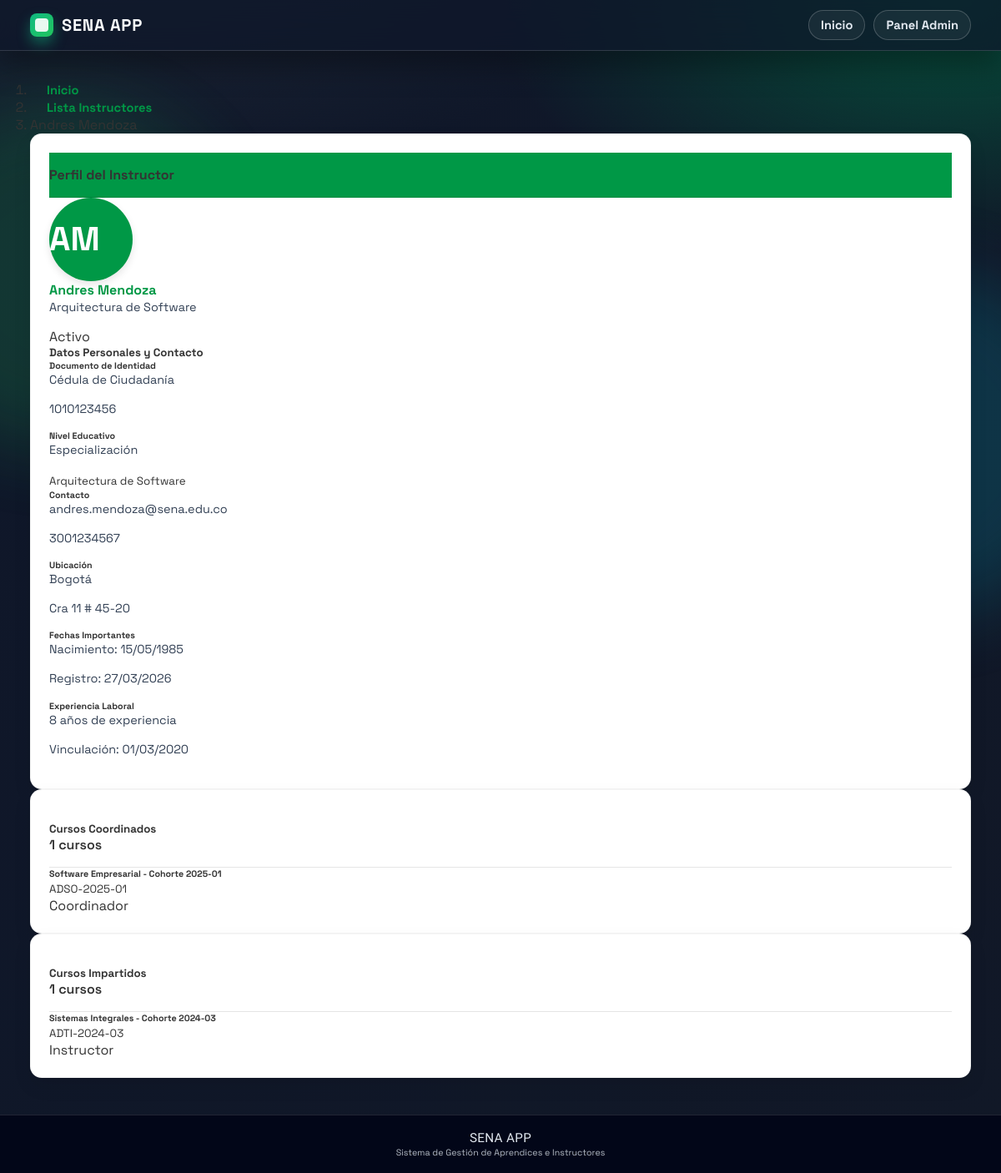
The page /instructores/21/ on the database its author committed.
### instructores/models.py (models this page shows, shortened)
class Instructor(models.Model):
    TIPO_DOCUMENTO_CHOICES = [
        ('CC', 'Cédula de Ciudadanía'),
        ('CE', 'Cédula de Extranjería'),
        ('TI', 'Tarjeta de Identidad'),
        ('PAS', 'Pasaporte'),
    ]
    NIVEL_EDUCATIVO_CHOICES = [
        ("TEC", "Técnico"),
        ("TGL", "Tecnólogo"),
        ("PRE", "pregrado"),
        ("ESP", "Especialización"),
        ("MAE", "Maestría"),
        ("DOC", "Doctorado"),
    ]
    tipo_documento = models.CharField(max_length=3, choices=TIPO_DOCUMENTO_CHOICES)
    numero_documento = models.CharField(max_length=20, unique=True)
    nombre = models.CharField(max_length=100)
    apellido = models.CharField(max_length=100)
    fecha_nacimiento = models.DateField()
    telefono = models.CharField(max_length=15)
    correo = models.EmailField(unique=True)
    ciudad = models.CharField(max_length=100)
    direccion = models.CharField(max_length=200)
    nivel_educativo = models.CharField(max_length=3, choices=NIVEL_EDUCATIVO_CHOICES)
    especialidad = models.CharField(max_length=100)
    anos_experiencia = models.PositiveIntegerField()
    activo = models.BooleanField(default=True)
    fecha_vinculacion = models.DateField()
    fecha_registro = models.DateTimeField(auto_now_add=True)
    def nombre_completo(self):
        return f"{self.nombre} {self.apellido}"

### cursos/models.py (models this page shows, shortened)
class Curso(models.Model):
    ESTADO_CHOICES = [
        ('PRO', 'Programado'),
        ('INI', 'Iniciado'),
        ('EJE', 'En Ejecución'),
        ('FIN', 'Finalizado'),
        ('CAN', 'Cancelado'),
        ('SUS', 'Suspendido'),
    ]
    codigo = models.CharField(max_length=30,unique=True,verbose_name="Código del Curso")
    nombre = models.CharField(max_length=200, verbose_name="Nombre del Curso")
    programa = models.ForeignKey('programas.Programa', on_delete=models.CASCADE, verbose_name="Programa de Formación")
    instructor_coordinador = models.ForeignKey('instructores.Instructor', on_delete=models.CASCADE, related_name='cursos_coordinados', verbose_name="Instructor Coordinador")
    instructores = models.ManyToManyField('instructores.Instructor', through='InstructorCurso', related_name='cursos_impartidos', verbose_name="Instructores")
    aprendices = models.ManyToManyField('aprendices.Aprendiz', through='AprendizCurso', related_name='cursos', verbose_name="Aprendices")
    fecha_inicio = models.DateField(verbose_name="Fecha de Inicio")
    fecha_fin = models.DateField(verbose_name="Fecha de Finalización")
    horario = models.CharField(max_length=100, verbose_name="Horario")
    aula = models.CharField(max_length=50, verbose_name="Aula/Ambiente")
    cupos_maximos = models.PositiveIntegerField(verbose_name="Cupos Máximos")
    estado = models.CharField(max_length=3, choices=ESTADO_CHOICES, default='PRO', verbose_name="Estado del Curso")
    observaciones = models.TextField(blank=True, null=True, verbose_name="Observaciones")
    fecha_registro = models.DateTimeField(auto_now_add=True, verbose_name="Fecha de Registro")
    class Meta:
        verbose_name = "Curso"
        verbose_name_plural = "Cursos"
        ordering = ['-fecha_inicio']

### instructores/views.py (the view)
# urls.py: path('instructores/<int:instructor_id>/', views.detalle_instructor, name='detalle_instructor'),
def detalle_instructor(request, instructor_id=None, id_instructor=None):
    id_actual = instructor_id if instructor_id is not None else id_instructor
    instructor = get_object_or_404(Instructor, id=id_actual)
    template = loader.get_template('detalle_instructor.html')
    cursos_coordinados = instructor.cursos_coordinados.all() if hasattr(instructor, 'cursos_coordinados') else []
    cursos_impartidos = instructor.cursos_impartidos.all() if hasattr(instructor, 'cursos_impartidos') else []
    context = {
        'instructor': instructor,
        'cursos_coordinados': cursos_coordinados,
        'cursos_impartidos': cursos_impartidos,
    }
    return HttpResponse(template.render(context, request))

### instructores/templates/detalle_instructor.html (shortened to what this page needs)
{% extends "master.html" %}
{% block content %}
<div class="container-fluid py-4">
    <div class="row mb-4">
        <div class="col-12">
            <nav aria-label="breadcrumb">
                <ol class="breadcrumb">
                    <li class="breadcrumb-item"><a href="/" class="back-link">Inicio</a></li>
                    <li class="breadcrumb-item">
                        <a href="{% url 'instructores:lista_instructores' %}" class="back-link">Lista Instructores</a>
                    </li>
                    <li class="breadcrumb-item active" aria-current="page">{{ instructor.nombre_completo }}</li>
                </ol>
            </nav>
        </div>
    </div>
    <div class="row mb-4">
        <div class="col-12">
            <div class="card shadow-sm border-0">
                <div class="card-header bg-sena-green d-flex align-items-center text-white rounded-top-lg">
                    <h4 class="mb-0">Perfil del Instructor</h4>
                </div>
                <div class="card-body">
                    <div class="row g-4">
                        <div class="col-md-3 text-center border-end">
                            <div class="instructor-avatar mb-3 mx-auto" style="
                                width: 100px;
                                height: 100px;
                                border-radius: 50%;
                                background-color: #009846; /* Color SENA Green */
                                color: white;
                                font-size: 2.5rem;
                                line-height: 100px;
                                font-weight: bold;
                                box-shadow: 0 4px 10px rgba(0, 0, 0, 0.1);">
                                {{ instructor.nombre.0|default:"" }}{{ instructor.apellido.0|default:"" }}
                            </div>
                            <h4 class="text-primary">{{ instructor.nombre_completo }}</h4>
                            <p class="text-muted small">{{ instructor.especialidad }}</p>
                            <div class="mb-3">
                                {% if instructor.activo %}
                                <span class="badge bg-success py-2 px-3 shadow-sm">
                                    Activo
                                </span>
                                {% else %}
                                <span class="badge bg-danger py-2 px-3 shadow-sm">
                                    <i class="bi bi-x-circle me-1"></i>Inactivo
                                </span>
                                {% endif %}
                            </div>
                        </div>
                        <div class="col-md-9">
                            <h5 class="text-secondary mb-3 border-bottom pb-2">Datos Personales y Contacto</h5>
                            <div class="row g-3">
                                <div class="col-lg-6 col-md-12">
                                    <h6 class="text-muted mb-1 small">Documento de Identidad</h6>
                                    <p class="mb-1 fw-bold">{{ instructor.get_tipo_documento_display }}</p>
                                    <p class="mb-0">{{ instructor.numero_documento }}</p>
                                </div>
                                <div class="col-lg-6 col-md-12">
                                    <h6 class="text-muted mb-1 small">Nivel Educativo</h6>
                                    <p class="mb-1 fw-bold">{{ instructor.get_nivel_educativo_display }}</p>
                                    <small class="text-success">{{ instructor.especialidad }}</small>
                                </div>
                                <div class="col-lg-6 col-md-12">
                                    <h6 class="text-muted mb-1 small">Contacto</h6>
                                    <p class="mb-1">
                                        {{ instructor.correo }}
                                    </p>
                                    {% if instructor.telefono %}
                                    <p class="mb-0">
                                        {{ instructor.telefono }}
                                    </p>
                                    {% endif %}
                                </div>
                                <div class="col-lg-6 col-md-12">
                                    <h6 class="text-muted mb-1 small">Ubicación</h6>
                                    {% if instructor.ciudad %}
                                    <p class="mb-1">
                                        {{ instructor.ciudad }}
                                    </p>
                                    {% endif %}
                                    {% if instructor.direccion %}
                                    <p class="mb-0">
                                        {{ instructor.direccion }}
                                    </p>
                                    {% endif %}
                                </div>
                                <div class="col-lg-6 col-md-12">
                                    <h6 class="text-muted mb-1 small">Fechas Importantes</h6>
                                    {% if instructor.fecha_nacimiento %}
                                    <p class="mb-1">
                                        Nacimiento: {{ instructor.fecha_nacimiento|date:"d/m/Y" }}
                                    </p>
                                    {% endif %}
                                    <p class="mb-0">
                                        Registro: {{ instructor.fecha_registro|date:"d/m/Y" }}
                                    </p>
                                </div>
                                <div class="col-lg-6 col-md-12">
                                    <h6 class="text-muted mb-1 small">Experiencia Laboral</h6>
                                    <p class="mb-1">
                                        {{ instructor.anos_experiencia }} años de experiencia
                                    </p>
                                    {% if instructor.fecha_vinculacion %}
                                    <p class="mb-0">
                                        Vinculación: {{ instructor.fecha_vinculacion|date:"d/m/Y" }}
                                    </p>
                                    {% endif %}
                                </div>
                            </div>
                        </div>
                    </div>
                </div>
            </div>
        </div>
    </div>
    <div class="row g-4">
        <div class="col-lg-6">
            <div class="card shadow-sm h-100">
                <div class="card-header d-flex justify-content-between align-items-center bg-light">
                    <div class="d-flex align-items-center">
                        <h5 class="mb-0">Cursos Coordinados</h5>
                    </div>
                    <span class="badge bg-success text-white py-1 px-2">{{ cursos_coordinados|length }} cursos</span>
                </div>
                <div class="card-body">
                    {% if cursos_coordinados %}
                    <div class="list-group list-group-flush">
                        {% for curso in cursos_coordinados %}
                        <div class="list-group-item d-flex justify-content-between align-items-center">
                            <div>
                                <h6 class="mb-1 text-success">{{ curso.nombre }}</h6>
                                <small class="text-muted">{{ curso.codigo }}</small>
                            </div>
                            <span class="badge bg-success">Coordinador</span>
                        </div>
                        {% endfor %}
                    </div>
                    {% else %}
                    <div class="text-center py-4">
                        <i class="bi bi-kanban text-muted" style="font-size: 3rem;"></i>
                        <p class="text-muted mt-2">No coordina cursos actualmente</p>
                    </div>
                    {% endif %}
                </div>
            </div>
        </div>
        <div class="col-lg-6">
            <div class="card shadow-sm h-100">
                <div class="card-header d-flex justify-content-between align-items-center bg-light">
                    <div class="d-flex align-items-center">
                        <h5 class="mb-0">Cursos Impartidos</h5>
                    </div>
                    <span class="badge bg-info text-white py-1 px-2">{{ cursos_impartidos|length }} cursos</span>
                </div>
                <div class="card-body">
                    {% if cursos_impartidos %}
                    <div class="list-group list-group-flush">
                        {% for curso in cursos_impartidos %}
                        <div class="list-group-item d-flex justify-content-between align-items-center">
                            <div>
                                <h6 class="mb-1 text-info">{{ curso.nombre }}</h6>
                                <small class="text-muted">{{ curso.codigo }}</small>
                            </div>
                            <span class="badge bg-info">Instructor</span>
                        </div>
                        {% endfor %}
                    </div>
                    {% else %}
                    <div class="text-center py-4">
                        <i class="bi bi-book text-muted" style="font-size: 3rem;"></i>
                        <p class="text-muted mt-2">No imparte cursos actualmente</p>
                    </div>
                    {% endif %}
                </div>
            </div>
        </div>
    </div>
</div>
{% endblock %}

### aprendices/static/mystyles.css (style rules this page uses)
* { margin: 0; padding: 0; box-sizing: border-box; font-family: 'Nunito', 'Trebuchet MS', Verdana, sans-serif; }
body { background-color: #f5f5f5; background-image: radial-gradient(circle at 15% 20%, rgba(255,255,255,0.75) 0%, rgba(255,255,255,0) 38%), radial-gradient(circle at 85% 5%, rgba(255,255,255,0.7) 0%, rgba(255,255,255,0) 34%); display: flex; flex-direction: column; min-height: 100vh; color: #333; }
nav a { color: white; text-decoration: none; margin-left: 20px; font-size: 0.92rem; font-weight: 700; position: relative; padding-bottom: 2px; }
nav a::after { content: ''; position: absolute; left: 0; bottom: -2px; width: 0; height: 2px; background: white; transition: width 0.2s ease; }
.card { background-color: white; padding: 22px; border-radius: 14px; box-shadow: 0 10px 22px rgba(0,0,0,0.08); display: flex; flex-direction: column; justify-content: space-between; border: 1px solid rgba(0,0,0,0.04); transition: transform 0.25s ease, box-shadow 0.25s ease; animation: riseIn 0.45s ease-out; }
.card p { color: #666; font-size: 0.9rem; margin-bottom: 15px; line-height: 1.4; }
.bg-sena-green { background-color: #009846 !important; }
.text-sena-green, .text-primary { color: #009846 !important; }
.back-link { color: #009846; text-decoration: none; }
:root { --bg-0: #0f172a; --bg-1: #111827; --panel: rgba(255, 255, 255, 0.96); --panel-soft: rgba(255, 255, 255, 0.82); --ink-900: #0b1020; --ink-700: #334155; --line-soft: rgba(15, 23, 42, 0.1); }
.neo-layout { position: relative; isolation: isolate; background: radial-gradient(1200px 600px at 10% -10%, #1f2937 0%, rgba(31, 41, 55, 0) 60%), radial-gradient(1000px 550px at 95% 0%, #064e3b 0%, rgba(6, 78, 59, 0) 55%), linear-gradient(120deg, var(--bg-0), var(--bg-1)); }
* { font-family: 'Space Grotesk', 'Segoe UI', sans-serif; }
.stats, .list-shell p, .info-item, .card p { color: var(--ink-700); }

### instructores/templates/detalle_instructor.html (style rules this page uses)
.bg-sena-green { background-color: #009846 !important; }
.text-primary { color: #009846 !important; }
.instructor-avatar { box-shadow: 0 4px 10px rgba(0, 0, 0, 0.1); }
.card-header { border-bottom: 1px solid rgba(0, 0, 0, 0.1); font-weight: 600; padding-top: 1rem; padding-bottom: 1rem; }

### rows shown on the page
Instructor: nombre.0 "A", apellido.0 "M", nombre_completo "Andres Mendoza", especialidad "Arquitectura de Software", tipo_documento "Cédula de Ciudadanía", numero_documento "1010123456", nivel_educativo "Especialización", correo "andres.mendoza@sena.edu.co", telefono "3001234567", ciudad "Bogotá", direccion "Cra 11 # 45-20", fecha_nacimiento "15/05/1985", fecha_registro "27/03/2026", anos_experiencia "8", fecha_vinculacion "01/03/2020"
Curso: nombre "Software Empresarial - Cohorte 2025-01", codigo "ADSO-2025-01"
Curso: nombre "Sistemas Integrales - Cohorte 2024-03", codigo "ADTI-2024-03"

### other values the page prints
{{ cursos_coordinados|length }} "1"
{{ cursos_impartidos|length }} "1"
